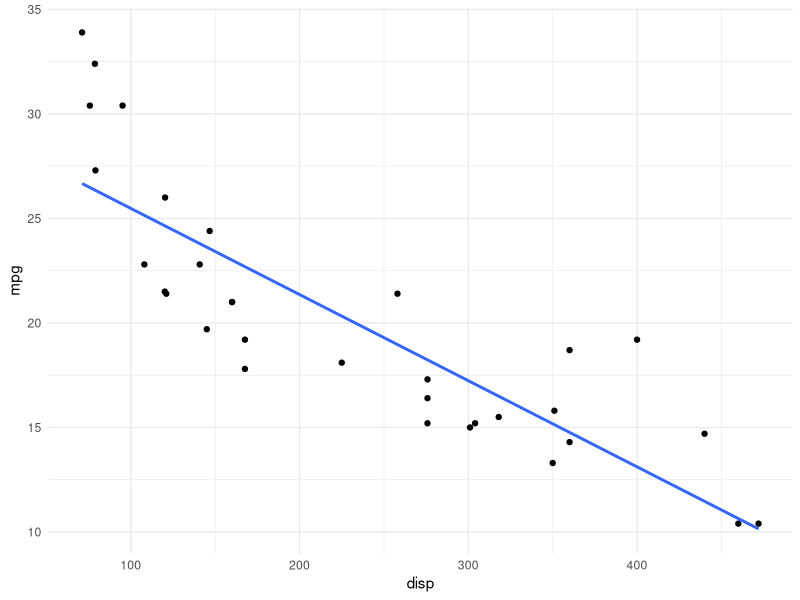
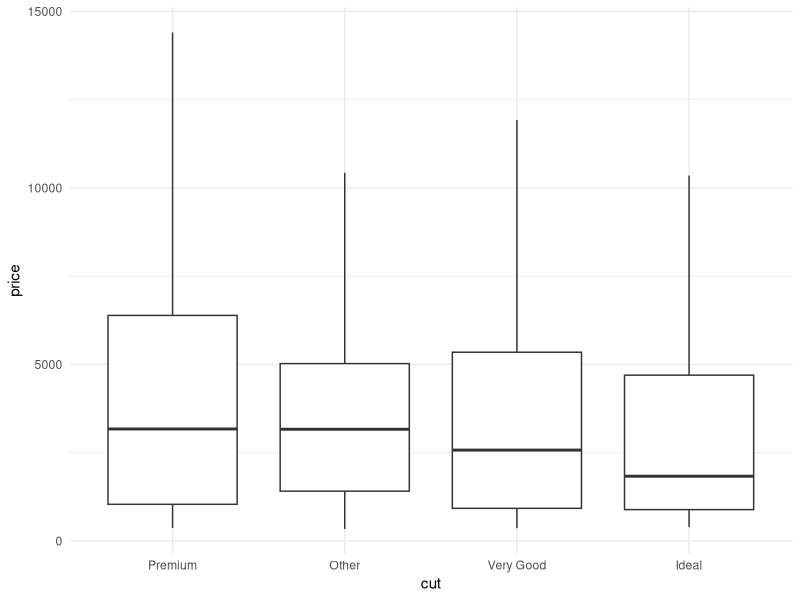

Write R code to recreate these figures, in order.
## ---- chunk 1
library(here)

# Calling the function with no arguments returns what here understands 
# as the project folder location
here()

# Calling it with arguments returns path to folders and files relative 
# to the project folder location
here("data", "my_data.csv")
## ---- chunk 2
library(tidyverse)
library(rstatix)
library(knitr)

# Is there a difference in displacement volume between engines with different number of cylinders?
# Note that there are more than two groups of cylinder counts (4, 6 and 8)

mtcars %>% 
	t_test(disp ~ cyl) %>% 
	kable()
## ---- chunk 3
#  Quick summary statistics of engine displacement volumes calculated on data grouped by cylinder count
mtcars %>% 
	group_by(cyl) %>% 
	get_summary_stats(disp) %>% 
	kable()
## ---- chunk 4
library(broom)

# Relationship between engine displacement volume and fuel efficiency
mtcars %>% 
	ggplot() + aes(x = disp, y = mpg) + 
	geom_point() + 
	geom_smooth(method = "lm", se = FALSE) + 
	theme_minimal()

# Classic output from lm
model <- lm(mpg ~ disp, data = mtcars)

model

summary(model)

# And here is the same model presented with broom
model %>% 
	broom::tidy() %>% 
	kable()

# And a tidy table with residuals and fitted values (etc.)
model %>% 
	broom::augment() %>% 
	head() %>% 
	kable()
## ---- chunk 5
diamonds %>% 
	sample_frac(0.1) %>% 
	mutate(cut = fct_lump(cut, 3), # Group categories outside of top 3 into "Other"
				 cut = fct_reorder(cut, price, median, .desc = TRUE)) %>% # Reorder categories of diamond cut by median of their price, in decreasing order
	ggplot(aes(x = cut, y = price)) + 
	geom_boxplot(outliers = FALSE) + 
	theme_minimal()
## ---- chunk 6
# Step 1: nest your data
mtcars %>% 
	group_by(cyl) %>% 
	nest() # A list-column with a default name data is created that contains an original data set split by the cyl variable
## ---- chunk 7
# Step 2: create a function (if needed) to operate on each nested piece of data
# A custom function to calculate standard error from the disp column of an input dataframe
mySE <- function(df){
		sd(df$disp)/sqrt(length(df$disp)) # I know this is not optimal but bear with me
}
## ---- chunk 8
# Step 3: map this function over each nested piece of data
mtcars %>% 
	group_by(cyl) %>% 
	nest() %>% 
	mutate(disp_se = map(data, mySE))

# By default the output of map() is a list, but there are variants of map() dedicated to particular types of data:
# for example, if the output is numeric, map_dbl will output the result of your function as a number
mtcars %>% 
	group_by(cyl) %>% 
	nest() %>% 
	mutate(disp_se = map_dbl(data, mySE))
## ---- chunk 9
# A custom plotting function
myPlot <- function(df){
	df %>% 
		ggplot() + aes(x = disp, y = mpg) + geom_point() + geom_smooth(method = "lm", se = FALSE) + theme_minimal()
}

# The new function is applied over each element of a list-column and output is created in another list-column
mtcars %>% 
	group_by(cyl) %>% 
	nest() %>% 
	mutate(disp_se = map_dbl(data, mySE),
				 my_plots = map(data, myPlot))
